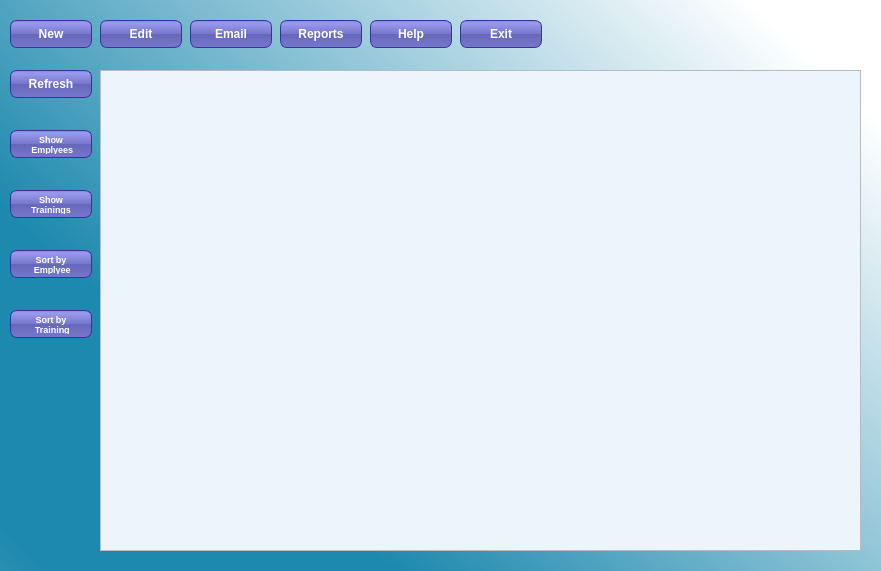
<?xml version="1.0" encoding="UTF-8"?>
<ui version="4.0">
 <class>MainWindow</class>
 <widget class="QDialog" name="MainWindow">
  <property name="geometry">
   <rect>
    <x>0</x>
    <y>0</y>
    <width>881</width>
    <height>571</height>
   </rect>
  </property>
  <property name="windowTitle">
   <string>Dialog</string>
  </property>
  <property name="styleSheet">
   <string notr="true">#MainWindow{
background-color: qlineargradient(spread:reflect, x1:0.0452273, y1:0.704, x2:1, y2:0, stop:0 rgba(30, 137, 174, 255), stop:1 rgba(255, 255, 255, 255));
background-color: qlineargradient(spread:reflect, x1:0.0452273, y1:0.704, x2:0.972, y2:0.0568182, stop:0.142045 rgba(30, 137, 174, 255), stop:0.9375 rgba(255, 255, 255, 255));
}</string>
  </property>
  <widget class="QPushButton" name="pushButton_new">
   <property name="geometry">
    <rect>
     <x>10</x>
     <y>20</y>
     <width>82</width>
     <height>28</height>
    </rect>
   </property>
   <property name="autoFillBackground">
    <bool>false</bool>
   </property>
   <property name="styleSheet">
    <string notr="true">color: white;
background-color: QLinearGradient( x1: 0, y1: 0, x2: 0, y2: 1, stop: 0 #88d, stop: 0.1 #99e, stop: 0.49 #77c, stop: 0.5 #66b, stop: 1 #77c);
border-width: 1px;
border-color: #339;
border-style: solid;
border-radius: 7;
padding: 3px;
font-size: 12px;
font-weight:bold;
padding-left: 5px;
padding-right: 5px;
min-width: 70px;
max-width: 70px;
min-height: 20px;
max-height: 20px;</string>
   </property>
   <property name="text">
    <string>New</string>
   </property>
  </widget>
  <widget class="QPushButton" name="pushButton_edit">
   <property name="geometry">
    <rect>
     <x>100</x>
     <y>20</y>
     <width>82</width>
     <height>28</height>
    </rect>
   </property>
   <property name="styleSheet">
    <string notr="true">color: white;
background-color: QLinearGradient( x1: 0, y1: 0, x2: 0, y2: 1, stop: 0 #88d, stop: 0.1 #99e, stop: 0.49 #77c, stop: 0.5 #66b, stop: 1 #77c);
border-width: 1px;
border-color: #339;
border-style: solid;
border-radius: 7;
padding: 3px;
font-size: 12px;
font-weight:bold;
padding-left: 5px;
padding-right: 5px;
min-width: 70px;
max-width: 70px;
min-height: 20px;
max-height: 20px;</string>
   </property>
   <property name="text">
    <string>Edit</string>
   </property>
  </widget>
  <widget class="QPushButton" name="pushButton_email">
   <property name="geometry">
    <rect>
     <x>190</x>
     <y>20</y>
     <width>82</width>
     <height>28</height>
    </rect>
   </property>
   <property name="styleSheet">
    <string notr="true">color: white;
background-color: QLinearGradient( x1: 0, y1: 0, x2: 0, y2: 1, stop: 0 #88d, stop: 0.1 #99e, stop: 0.49 #77c, stop: 0.5 #66b, stop: 1 #77c);
border-width: 1px;
border-color: #339;
border-style: solid;
border-radius: 7;
padding: 3px;
font-size: 12px;
font-weight:bold;
padding-left: 5px;
padding-right: 5px;
min-width: 70px;
max-width: 70px;
min-height: 20px;
max-height: 20px;</string>
   </property>
   <property name="text">
    <string>Email</string>
   </property>
  </widget>
  <widget class="QPushButton" name="pushButton_reports">
   <property name="geometry">
    <rect>
     <x>280</x>
     <y>20</y>
     <width>82</width>
     <height>28</height>
    </rect>
   </property>
   <property name="styleSheet">
    <string notr="true">color: white;
background-color: QLinearGradient( x1: 0, y1: 0, x2: 0, y2: 1, stop: 0 #88d, stop: 0.1 #99e, stop: 0.49 #77c, stop: 0.5 #66b, stop: 1 #77c);
border-width: 1px;
border-color: #339;
border-style: solid;
border-radius: 7;
padding: 3px;
font-size: 12px;
font-weight:bold;
padding-left: 5px;
padding-right: 5px;
min-width: 70px;
max-width: 70px;
min-height: 20px;
max-height: 20px;</string>
   </property>
   <property name="text">
    <string>Reports</string>
   </property>
  </widget>
  <widget class="QPushButton" name="pushButton_exit">
   <property name="geometry">
    <rect>
     <x>460</x>
     <y>20</y>
     <width>82</width>
     <height>28</height>
    </rect>
   </property>
   <property name="styleSheet">
    <string notr="true">color: white;
background-color: QLinearGradient( x1: 0, y1: 0, x2: 0, y2: 1, stop: 0 #88d, stop: 0.1 #99e, stop: 0.49 #77c, stop: 0.5 #66b, stop: 1 #77c);
border-width: 1px;
border-color: #339;
border-style: solid;
border-radius: 7;
padding: 3px;
font-size: 12px;
font-weight:bold;
padding-left: 5px;
padding-right: 5px;
min-width: 70px;
max-width: 70px;
min-height: 20px;
max-height: 20px;</string>
   </property>
   <property name="text">
    <string>Exit</string>
   </property>
  </widget>
  <widget class="QTableView" name="tableView">
   <property name="geometry">
    <rect>
     <x>100</x>
     <y>70</y>
     <width>761</width>
     <height>481</height>
    </rect>
   </property>
   <property name="styleSheet">
    <string notr="true">#tableView{
font-weight: bold;
font-size: 12px;
background-color:#EBF5FB;
}</string>
   </property>
  </widget>
  <widget class="QPushButton" name="pushButton_refresh">
   <property name="geometry">
    <rect>
     <x>10</x>
     <y>70</y>
     <width>82</width>
     <height>28</height>
    </rect>
   </property>
   <property name="styleSheet">
    <string notr="true">color: white;
background-color: QLinearGradient( x1: 0, y1: 0, x2: 0, y2: 1, stop: 0 #88d, stop: 0.1 #99e, stop: 0.49 #77c, stop: 0.5 #66b, stop: 1 #77c);
border-width: 1px;
border-color: #339;
border-style: solid;
border-radius: 7;
padding: 3px;
font-size: 12px;
font-weight:bold;
padding-left: 5px;
padding-right: 5px;
min-width: 70px;
max-width: 70px;
min-height: 20px;
max-height: 20px;</string>
   </property>
   <property name="text">
    <string>Refresh</string>
   </property>
  </widget>
  <widget class="QPushButton" name="pushButton_showe">
   <property name="geometry">
    <rect>
     <x>10</x>
     <y>130</y>
     <width>82</width>
     <height>28</height>
    </rect>
   </property>
   <property name="styleSheet">
    <string notr="true">color: white;
background-color: QLinearGradient( x1: 0, y1: 0, x2: 0, y2: 1, stop: 0 #88d, stop: 0.1 #99e, stop: 0.49 #77c, stop: 0.5 #66b, stop: 1 #77c);
border-width: 1px;
border-color: #339;
border-style: solid;
border-radius: 7;
padding: 3px;
font-size: 9px;
font-weight:bold;
padding-left: 5px;
padding-right: 5px;
min-width: 70px;
max-width: 70px;
min-height: 20px;
max-height: 20px;</string>
   </property>
   <property name="text">
    <string>Show 
 Emplyees</string>
   </property>
  </widget>
  <widget class="QPushButton" name="pushButton_showt">
   <property name="geometry">
    <rect>
     <x>10</x>
     <y>190</y>
     <width>82</width>
     <height>28</height>
    </rect>
   </property>
   <property name="styleSheet">
    <string notr="true">color: white;
background-color: QLinearGradient( x1: 0, y1: 0, x2: 0, y2: 1, stop: 0 #88d, stop: 0.1 #99e, stop: 0.49 #77c, stop: 0.5 #66b, stop: 1 #77c);
border-width: 1px;
border-color: #339;
border-style: solid;
border-radius: 7;
padding: 3px;
font-size: 9px;
font-weight:bold;
padding-left: 5px;
padding-right: 5px;
min-width: 70px;
max-width: 70px;
min-height: 20px;
max-height: 20px;</string>
   </property>
   <property name="text">
    <string>Show 
Trainings</string>
   </property>
  </widget>
  <widget class="QPushButton" name="pushButton_sorte">
   <property name="geometry">
    <rect>
     <x>10</x>
     <y>250</y>
     <width>82</width>
     <height>28</height>
    </rect>
   </property>
   <property name="styleSheet">
    <string notr="true">color: white;
background-color: QLinearGradient( x1: 0, y1: 0, x2: 0, y2: 1, stop: 0 #88d, stop: 0.1 #99e, stop: 0.49 #77c, stop: 0.5 #66b, stop: 1 #77c);
border-width: 1px;
border-color: #339;
border-style: solid;
border-radius: 7;
padding: 3px;
font-size: 9px;
font-weight:bold;
padding-left: 5px;
padding-right: 5px;
min-width: 70px;
max-width: 70px;
min-height: 20px;
max-height: 20px;</string>
   </property>
   <property name="text">
    <string>Sort by
 Emplyee</string>
   </property>
  </widget>
  <widget class="QPushButton" name="pushButton_sortt">
   <property name="geometry">
    <rect>
     <x>10</x>
     <y>310</y>
     <width>82</width>
     <height>28</height>
    </rect>
   </property>
   <property name="styleSheet">
    <string notr="true">color: white;
background-color: QLinearGradient( x1: 0, y1: 0, x2: 0, y2: 1, stop: 0 #88d, stop: 0.1 #99e, stop: 0.49 #77c, stop: 0.5 #66b, stop: 1 #77c);
border-width: 1px;
border-color: #339;
border-style: solid;
border-radius: 7;
padding: 3px;
font-size: 9px;
font-weight:bold;
padding-left: 5px;
padding-right: 5px;
min-width: 70px;
max-width: 70px;
min-height: 20px;
max-height: 20px;</string>
   </property>
   <property name="text">
    <string>Sort by
 Training</string>
   </property>
  </widget>
  <widget class="QPushButton" name="pushButton_help">
   <property name="geometry">
    <rect>
     <x>370</x>
     <y>20</y>
     <width>82</width>
     <height>28</height>
    </rect>
   </property>
   <property name="styleSheet">
    <string notr="true">color: white;
background-color: QLinearGradient( x1: 0, y1: 0, x2: 0, y2: 1, stop: 0 #88d, stop: 0.1 #99e, stop: 0.49 #77c, stop: 0.5 #66b, stop: 1 #77c);
border-width: 1px;
border-color: #339;
border-style: solid;
border-radius: 7;
padding: 3px;
font-size: 12px;
font-weight:bold;
padding-left: 5px;
padding-right: 5px;
min-width: 70px;
max-width: 70px;
min-height: 20px;
max-height: 20px;</string>
   </property>
   <property name="text">
    <string>Help</string>
   </property>
  </widget>
 </widget>
 <resources/>
 <connections/>
</ui>
